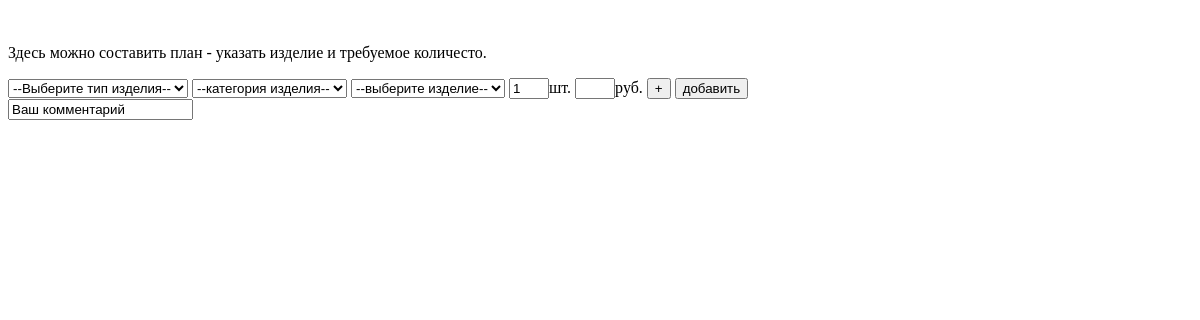
Page /forms/fPlans.php on the earlier database version.
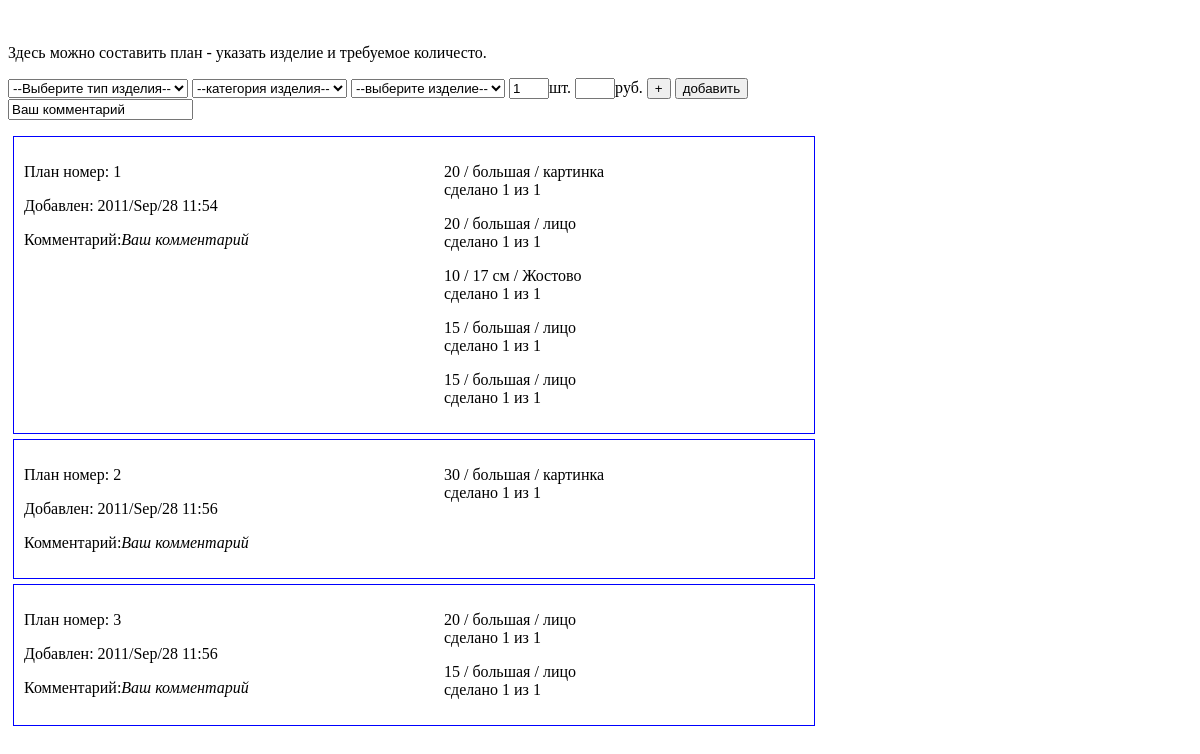
Same page on the later database version.
### tables this page shows
CREATE TABLE IF NOT EXISTS `plans` (
  `plan_id` int(10) NOT NULL AUTO_INCREMENT,
  `plan_number` int(10) NOT NULL COMMENT 'все, что относится к одному номеру плана, выводится в одном плане. удивительно, но факт.',
  `item_id` int(5) NOT NULL,
  `price` int(6) NOT NULL,
  `amount_to_make` int(4) NOT NULL,
  `amount_made` int(4) NOT NULL DEFAULT '0',
  `date` int(12) NOT NULL,
  `comment` text NOT NULL,
  `status` tinyint(1) NOT NULL DEFAULT '0',
  PRIMARY KEY (`plan_id`)
);

CREATE TABLE IF NOT EXISTS `items` (
  `i_id` int(5) NOT NULL AUTO_INCREMENT,
  `type_id` int(3) NOT NULL,
  `category_id` int(4) NOT NULL,
  `item_name` varchar(30) NOT NULL,
  PRIMARY KEY (`i_id`)
);

CREATE TABLE IF NOT EXISTS `types` (
  `t_id` int(3) NOT NULL AUTO_INCREMENT,
  `type_name` varchar(30) NOT NULL,
  PRIMARY KEY (`t_id`)
);

CREATE TABLE IF NOT EXISTS `categories` (
  `c_id` int(4) NOT NULL AUTO_INCREMENT,
  `type_id` int(3) NOT NULL,
  `category_name` varchar(30) NOT NULL,
  PRIMARY KEY (`c_id`)
);

### modules/constants.php (called while the page is built)
<?php
$aDatabase  = array(
    'host'  =>  'localhost',
    'user'  =>  'hudo',
    'pwd'   =>  'oduh',
    'name'  =>  'hudo',
);

### modules/database.class.php (called while the page is built, shortened)
<?php
class Database {
    private $connection;
    private $connected;
    private $host;
    private $user;
    private $pwd;
    public function __construct($host, $user, $pwd, $dbname, $names = 'utf8') {
        $this->host		= $host;
        $this->user		= $user;
        $this->pwd		= $pwd;
    }
    private function connect() {
        if ($this->connected)
            return $this->connection;
        $this->connection = @mysql_connect($this->host, $this->user, $this->pwd, true);
        $this->connected = true;
        return $this->connection;
    }
    public function process($aArgs) {
        $this->lastQuery = ' ' . array_shift($aArgs);
        if (empty($aArgs))
            return $this->lastQuery;
        $this->lastQuery = str_replace('\\?', '?', $this->lastQuery);
        return $this->lastQuery;
    }
    public function selectTable() {
        $out = array();
        $q = @mysql_query($this->process(func_get_args()), $this->connection);
        while ($result = @mysql_fetch_assoc($q)) {
            $out[] = $result;
        }
        return $out;
    }
    public function selectField() {
        $q = @mysql_query($this->process(func_get_args()), $this->connection);
        if ($record = @mysql_fetch_row($q))
            return $record[0];
        return null;
    }
}

### forms/fPlans.php (the view, shortened to what this page needs)
<link rel="stylesheet" type="text/css" href="style/fPlans.css" />
<?php
require_once ROOT . 'constants.php';
require_once ROOT . 'database.class.php';
$oDB = new Database($aDatabase['host'], $aDatabase['user'], $aDatabase['pwd'], $aDatabase['name']);
?>
<form id="planpreview">
    <div id="currentplan" class="planpreview">
    </div>
</form>
<form id="PlanControl" class="fControl">
    <p>Здесь можно составить план - указать изделие и требуемое количесто.</p>
  <div id="addplan" class="planadd">
	<SELECT id="typelist" name="type" onChange="TypeClick();">
	    <?php
          echo '<option value="0">--Выберите тип изделия--</option>';
        ?>
	</SELECT>
	<SELECT id="categorylist" name="category" onChange="CategoryClick();">
		<option>--категория изделия--</option>
	</SELECT>
	<SELECT id="itemlist" name="item" onChange="ItemClick();">
		<option>--выберите изделие--</option>
	</SELECT>
	<input type="text" name="amount" id="amount" value="1" onKeyUp="AmountChange();">шт.</input>
	<input type="text" name="price" id="price">руб.</input>
	<input type="button" onClick="AddToList();" value="+" />
    <input type="button" onClick="Add();" value="добавить" />
  </div>
    <input type="text" value="Ваш комментарий" id="comment" />
</form>
<div id = "planlist" class="planlist">
    <?php
        $sPlans = $oDB->selectTable('
            SELECT `plan_number`, `item_id`, `amount_to_make`, `amount_made`,
                   `price`, `date`, `comment`
            FROM `plans`
            WHERE `status` = 0
            ORDER BY `plan_number` ASC
        ');
        $plan_id = 0;
        $counter = FALSE;
        foreach($sPlans as $iPlan => $aPlan){
			if($plan_id != $aPlan['plan_number']){
			    if($counter == TRUE)
                    echo '</div></div>';
				$counter = TRUE;
				echo '<div class="container"><div class="plan_container">
				      <p>План номер: ' . $aPlan['plan_number'] . '</p>
				      <p>Добавлен: ' . date('Y/M/d H:i', $aPlan['date']) .
				      '</p>
				      <p>Комментарий:<i>' . $aPlan['comment'] . '</i></p>
				      </div><div class="items_container">';
			}
			$Item = $oDB->selectField('
			    SELECT `item_name`
			    FROM `items`
			    WHERE `i_id` = ' . $aPlan['item_id'] . '
			');
			$Category_id = $oDB->selectField('
			    SELECT `category_id`
			    FROM `items`
			    WHERE `i_id` = ' . $aPlan['item_id'] . '
			');
			$Type_id = $oDB->selectField('
			    SELECT `type_id`
			    FROM `items`
			    WHERE `i_id` = ' . $aPlan['item_id'] . '
			');
			$Category = $oDB->selectField('
			    SELECT `category_name`
			    FROM `categories`
			    WHERE `c_id` = ' . $Category_id . '
			');
			$Type = $oDB->selectField('
			    SELECT `type_name`
			    FROM `types`
			    WHERE `t_id` = ' . $Type_id . '
			');
			echo '<p>';
			echo $Type . ' / ' . $Category . ' / ' . $Item . '<br />';
			echo 'сделано ' . $aPlan['amount_made'] . ' из ' . $aPlan['amount_to_make'] . '<br />';
			echo '</p>';
			if($plan_id != $aPlan['plan_number']){
			    $plan_id = $aPlan['plan_number'];
			}
		}
    ?>
</div>

### style/fPlans.css (style rules this page uses)
.planpreview { width: 800px; padding: 10px; margin: 5px; }
.container { border-color: #0000FF; border-width: 1px; border-style: solid; overflow: hidden; width: 800px; margin: 5px; }
.plan_container { width: 400px; margin: 5px; padding: 5px; float: left; }
.items_container { width: 300px; margin: 5px; padding: 5px; float: left; overflow: auto; }
#price { width: 40px; }
#amount { width: 40px; }

Differences in the rows shown:
added plans: plan_number "1", date "2011/Sep/28 11:54", comment "Ваш комментарий", item.type_name "20", item.category_name "большая", item.item_name "картинка", amount_made "1", amount_to_make "1"
added plans: item.type_name "20", item.category_name "большая", item.item_name "лицо", amount_made "1", amount_to_make "1"
added plans: item.type_name "10", item.category_name "17 см", item.item_name "Жостово", amount_made "1", amount_to_make "1"
added plans: item "15", item.category_name "большая", item.item_name "лицо", amount_made "1", amount_to_make "1"
added plans: item "15", item.category_name "большая", item.item_name "лицо", amount_made "1", amount_to_make "1"
added plans: plan_number "2", date "2011/Sep/28 11:56", comment "Ваш комментарий", item.type_name "30", item.category_name "большая", item.item_name "картинка", amount_made "1", amount_to_make "1"
added plans: plan_number "3", date "2011/Sep/28 11:56", comment "Ваш комментарий", item.type_name "20", item.category_name "большая", item.item_name "лицо", amount_made "1", amount_to_make "1"
added plans: item "15", item.category_name "большая", item.item_name "лицо", amount_made "1", amount_to_make "1"
